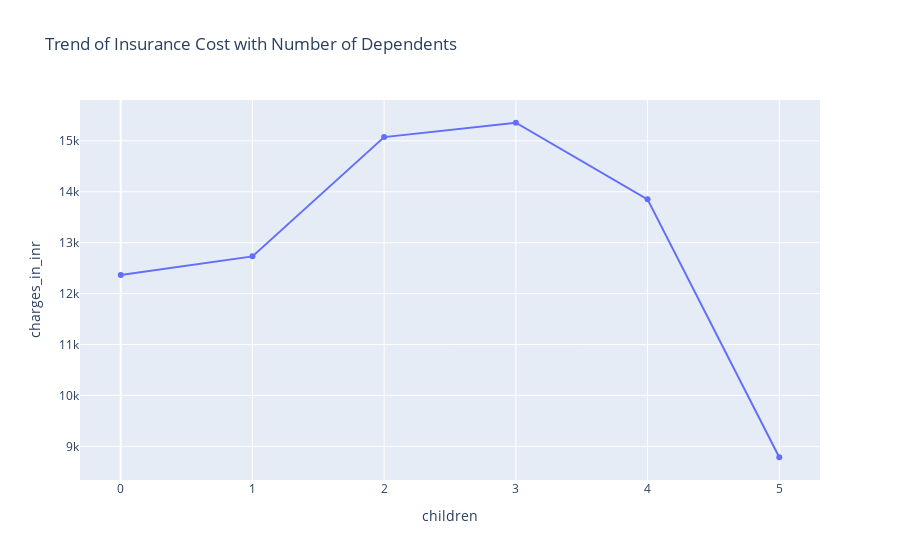

The notebook cell this image was saved under:
### Markdown cell above
The Southeast region has the highest average insurance cost (~₹15k).
Reason: This may indicate higher health risk exposure, higher claim frequency, or higher medical costs in that region.

The Northeast region follows with an average cost of ~₹13k.
Reason: Moderate claim behavior and healthcare cost levels.

The Northwest and Southwest regions have the lowest average costs (~₹12k each).
Reason: These regions may have healthier policyholders, fewer claims, or better cost control.

### Code cell
# --------------------------------------------------
# Q4. Dependents impact – LINE CHART
# --------------------------------------------------
children_avg = df.groupby('children')['charges_in_inr'].mean().reset_index()

px.line(
    children_avg,
    x='children',
    y='charges_in_inr',
    markers=True,
    title='Trend of Insurance Cost with Number of Dependents'
).show()

### Figure 1 — Plotly figure (JSON) as saved in the notebook; plotly's stock layout.template omitted (floating-point values rounded to 4 significant figures)
{"data": [{"hovertemplate": "children=%{x}<br>charges_in_inr=%{y}<extra></extra>", "legendgroup": "", "line": {"color": "#636efa", "dash": "solid"}, "marker": {"symbol": "circle"}, "mode": "lines+markers", "name": "", "orientation": "v", "showlegend": false, "type": "scatter", "x": [0, 1, 2, 3, 4, 5], "xaxis": "x", "y": [12370.0, 12730.0, 15070.0, 15360.0, 13850.0, 8786.0], "yaxis": "y"}], "layout": {"legend": {"tracegroupgap": 0}, "title": {"text": "Trend of Insurance Cost with Number of Dependents"}, "xaxis": {"anchor": "y", "domain": [0, 1], "title": {"text": "children"}}, "yaxis": {"anchor": "x", "domain": [0, 1], "title": {"text": "charges_in_inr"}}}}
